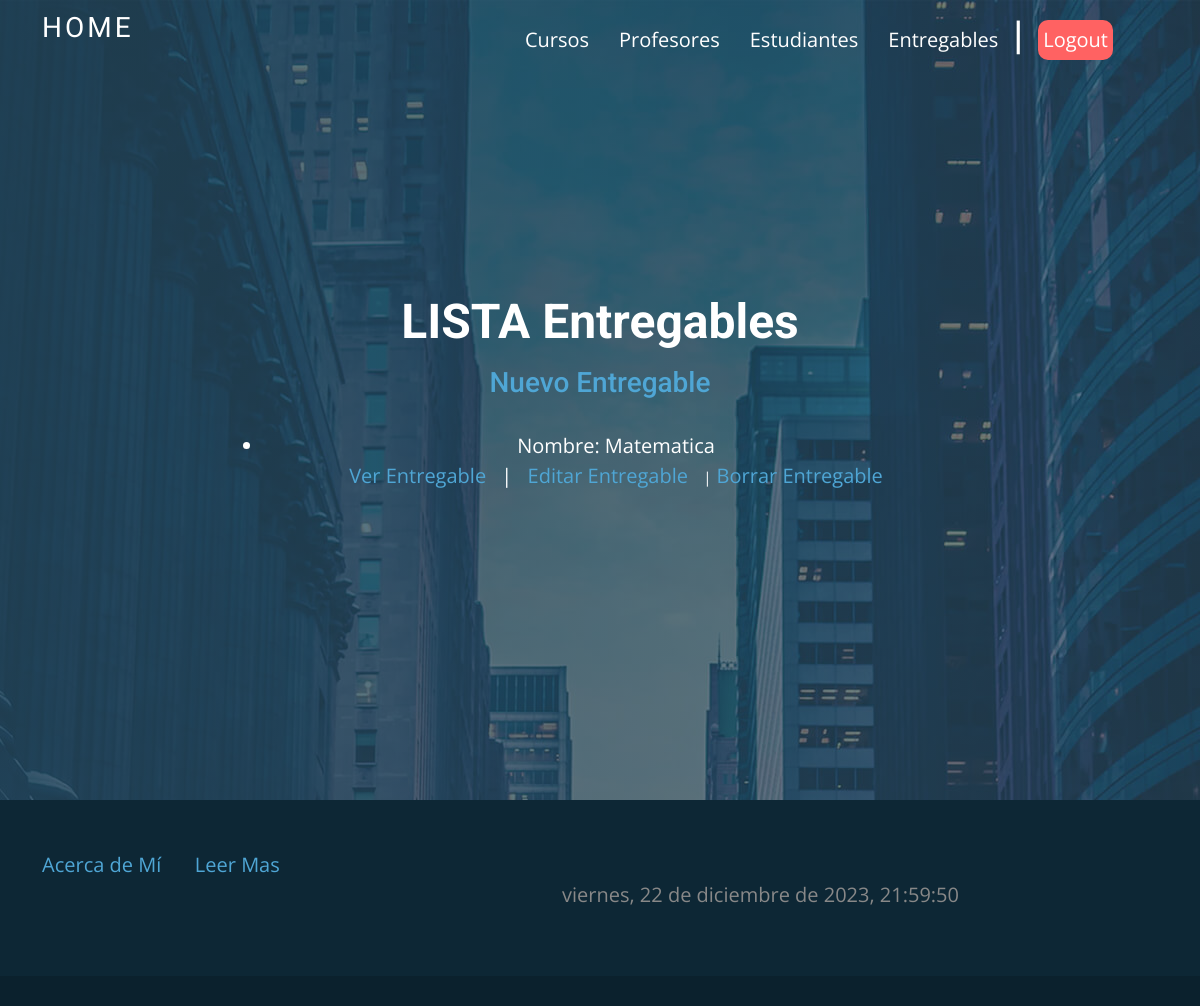
/entregables/lista, run on an earlier commit of the app's database.
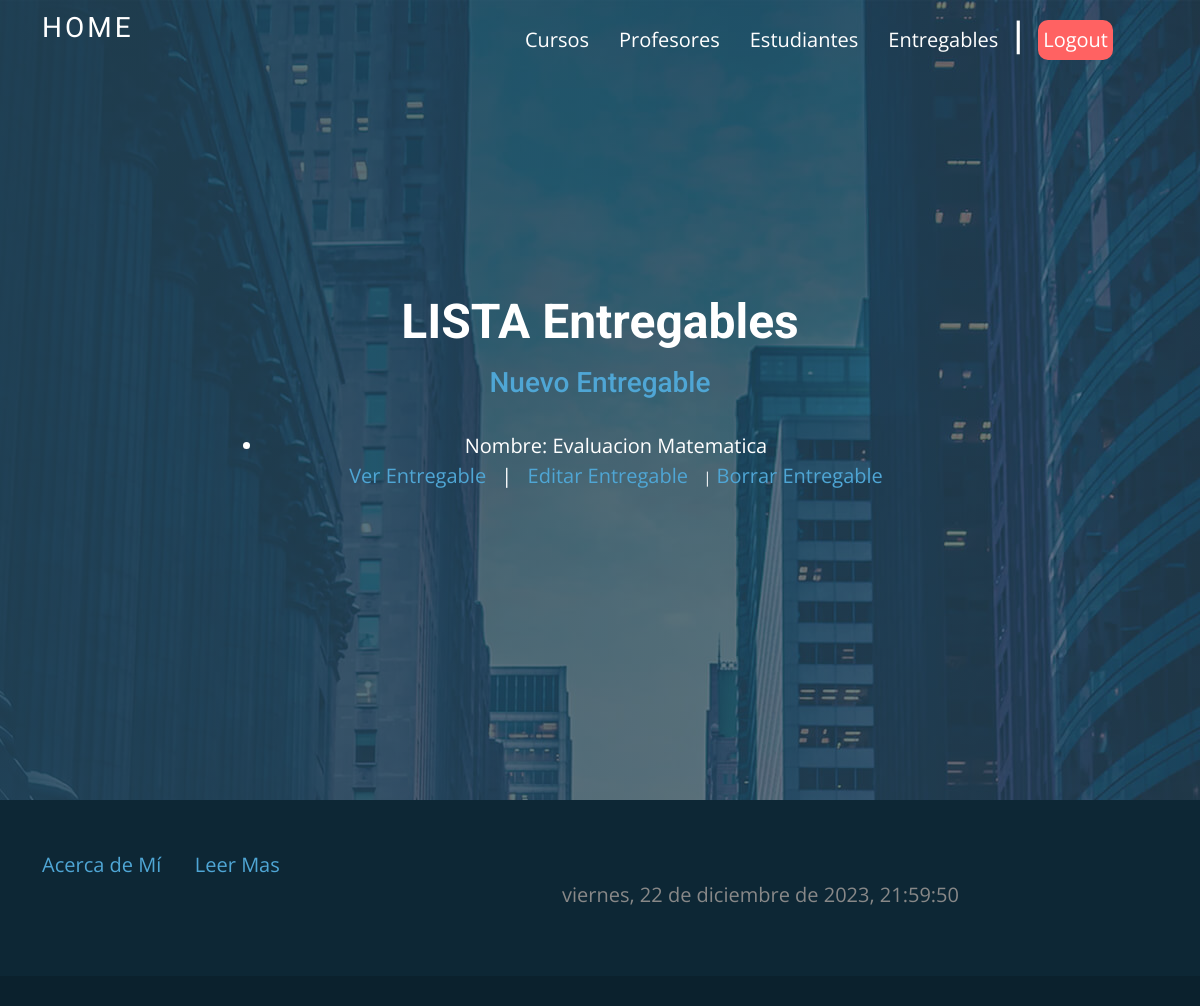
And on a later commit of the database.
### Pagina/models.py (models this page shows, shortened)
class Entregable(models.Model):
    nombre = models.CharField(max_length=30)
    fecha_entrega = models.DateField()
    entregado = models.CharField(max_length=2)

### Pagina/views.py (the view)
# urls.py: path('entregables/lista', views.EntregableListView.as_view(), name="ListaEntregable"),
class EntregableListView (ListView):
    model = Entregable
    context_object_name = "entregable"
    template_name = "entregables_listas.html"

### templates/entregables_listas.html
{% extends "base.html" %}
{% load static %}
{% block content %}
<section id="hero-no-slider" class="d-flex justify-content-center align-items-center">
    <div class="container position-relative aos-init aos-animate" data-aos="fade-up" data-aos-delay="100">
        <div class="row justify-content-center">
            <div class="col-xl-8">
                <h2>LISTA Entregables</h2>
                <h3> <a href="{% url 'NuevoEntregable' %}">Nuevo Entregable</a></h3>
                <br>
            </div>
        </div>
        <div class="row justify-content-center">
            <div class="col-xl-8">
                <ul>
                    {% for entregables in entregable %}
                        <li style="color: white;font-size: 20px;">Nombre: {{ entregables.nombre }}
                            <p>
                                <a href="{% url 'DetalleEntregable' entregables.pk %}">Ver Entregable</a>
                                <span style="font-size: 15; margin-right:10px; margin-left: 10px ;color: white;">|</span>
                                <a href="{% url 'EditarEntregable' entregables.pk %}">Editar Entregable</a>
                                <span style="font-size: 15px; margin: right 10px;; margin-left: 10px ;color: white;">|</span>
                                <a href="{% url 'BorrarEntregable' entregables.pk %}">Borrar Entregable</a>
                            </p>
                        </li>
                    {% endfor %}
                </ul>
            </div>
        </div>
    </div>
</section>
{% endblock %}

What changed in the data, as far as the page shows it:
removed Entregable: nombre "Matematica"
added Entregable: nombre "Evaluacion Matematica"
